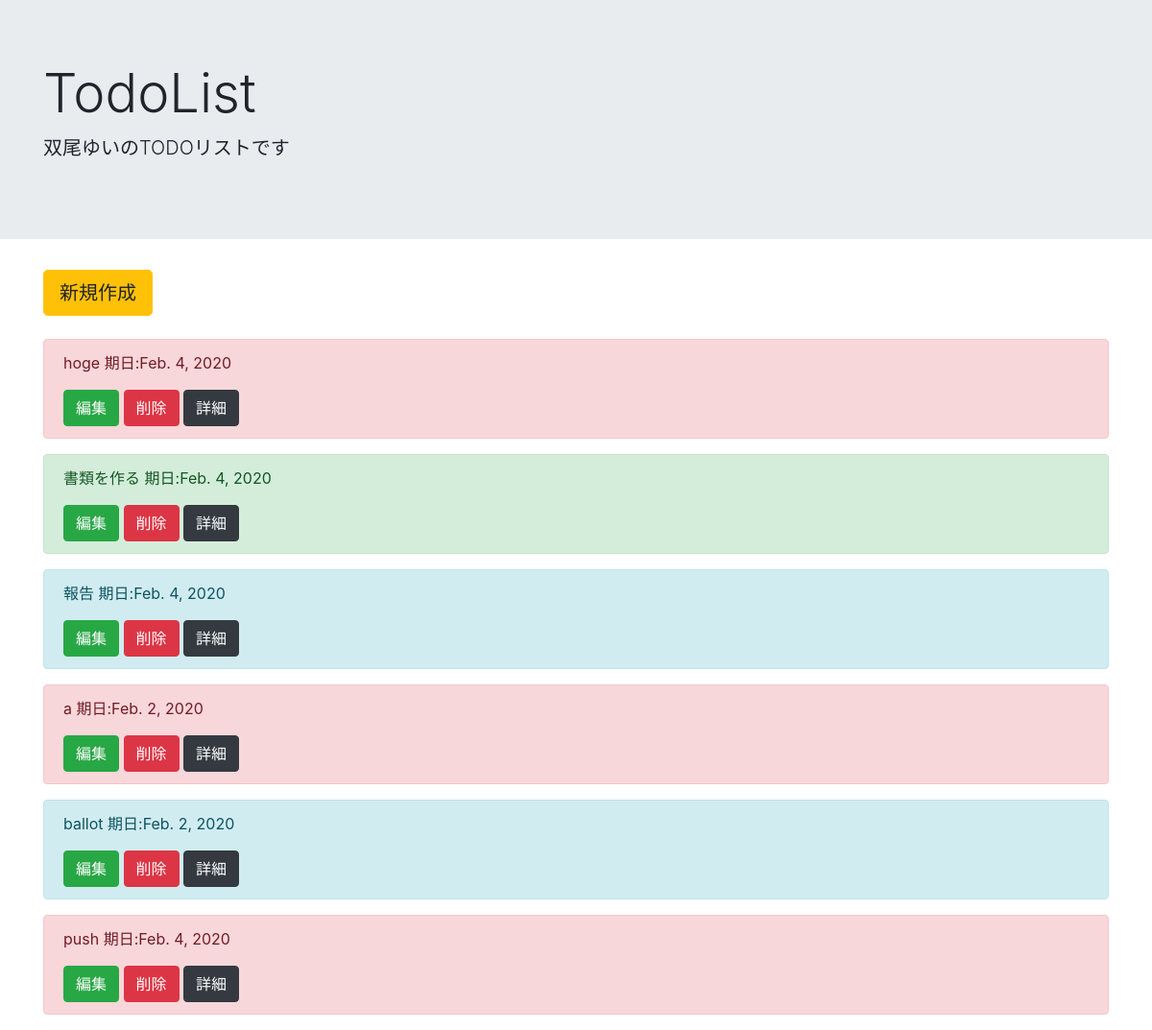
Page /list/ on the committed database.
### todo/models.py (models this page shows, shortened)
class TodoModel(models.Model):
    title = models.CharField(max_length=100)
    memo = models.TextField()
    priority = models.CharField(
        max_length = 50,
        choices = PRIORITY
    )
    duedate = models.DateField()

### todo/views.py (the view)
# urls.py: path('list/', TodoList.as_view(), name='list'),
class TodoList(ListView):
  template_name = 'list.html'
  model = TodoModel

### templates/list.html
{% extends 'base.html' %}
{% block header %}
<div class="jumbotron jumbotron-fluid">
  <div class="container">
    <h1 class="display-4">TodoList
    </h1>
    <p class="lead">双尾ゆいのTODOリストです</p>
  </div>
</div>
{% endblock header %}
{% block content %}
<div class='container'>
  <a href="{% url 'create' %}" class="btn btn-warning btn-lg" tabindex="-1" role="button" aria-disabled="true">新規作成</a>
  <br><br>
  {% for item in object_list %}
  <div class="alert alert-{{ item.priority }}" role="alert">
    <p>{{ item.title }} 期日:{{ item.duedate }} </p>
    <a href="{% url 'update' item.pk %}" class="btn btn-success " tabindex="-1" role="button"
      aria-disabled="true">編集</a>
    <a href="{% url 'delete' item.pk %}" class="btn btn-danger " tabindex="-1" role="button" aria-disabled="true">削除</a>
    <a href="{% url 'detail' item.pk %}" class="btn btn-dark " tabindex="-1" role="button" aria-disabled="true">詳細</a>
  </div>
  {% endfor %}
</div>
{% endblock content %}

### rows in the picture
TodoModel: title "hoge", duedate "Feb. 4, 2020"
TodoModel: title "書類を作る", duedate "Feb. 4, 2020"
TodoModel: title "報告", duedate "Feb. 4, 2020"
TodoModel: title "a", duedate "Feb. 2, 2020"
TodoModel: title "ballot", duedate "Feb. 2, 2020"
TodoModel: title "push", duedate "Feb. 4, 2020"
